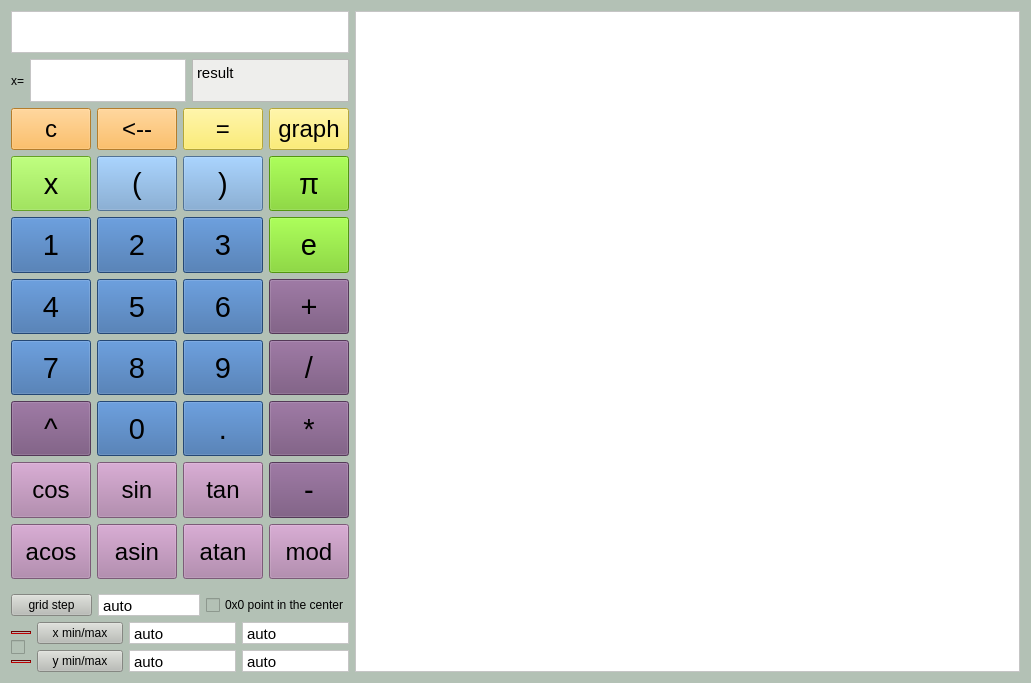
<?xml version="1.0" encoding="UTF-8"?>
<ui version="4.0">
 <class>Widget</class>
 <widget class="QWidget" name="Widget">
  <property name="geometry">
   <rect>
    <x>0</x>
    <y>0</y>
    <width>1031</width>
    <height>683</height>
   </rect>
  </property>
  <property name="sizePolicy">
   <sizepolicy hsizetype="Fixed" vsizetype="Fixed">
    <horstretch>0</horstretch>
    <verstretch>0</verstretch>
   </sizepolicy>
  </property>
  <property name="windowTitle">
   <string>Widget</string>
  </property>
  <property name="styleSheet">
   <string notr="true">background-color: rgb(179, 193, 181);</string>
  </property>
  <layout class="QHBoxLayout" name="horizontalLayout_6" stretch="10,0">
   <item>
    <layout class="QVBoxLayout" name="verticalLayout_4" stretch="20,1,1">
     <item>
      <widget class="QWidget" name="widget" native="true">
       <layout class="QVBoxLayout" name="verticalLayout" stretch="1,1,1,10">
        <property name="leftMargin">
         <number>0</number>
        </property>
        <property name="topMargin">
         <number>0</number>
        </property>
        <property name="rightMargin">
         <number>0</number>
        </property>
        <item>
         <widget class="MTextEdit" name="inputtext">
          <property name="sizePolicy">
           <sizepolicy hsizetype="Expanding" vsizetype="Ignored">
            <horstretch>0</horstretch>
            <verstretch>0</verstretch>
           </sizepolicy>
          </property>
          <property name="styleSheet">
           <string notr="true">background-color: white; color: black;</string>
          </property>
          <property name="verticalScrollBarPolicy">
           <enum>Qt::ScrollBarAlwaysOff</enum>
          </property>
          <property name="horizontalScrollBarPolicy">
           <enum>Qt::ScrollBarAlwaysOff</enum>
          </property>
          <property name="tabChangesFocus">
           <bool>true</bool>
          </property>
          <property name="overwriteMode">
           <bool>false</bool>
          </property>
         </widget>
        </item>
        <item>
         <layout class="QHBoxLayout" name="horizontalLayout_2">
          <property name="sizeConstraint">
           <enum>QLayout::SetNoConstraint</enum>
          </property>
          <item>
           <widget class="QLabel" name="label">
            <property name="text">
             <string>x=</string>
            </property>
           </widget>
          </item>
          <item>
           <widget class="MTextEdit" name="xtext">
            <property name="sizePolicy">
             <sizepolicy hsizetype="Expanding" vsizetype="Ignored">
              <horstretch>0</horstretch>
              <verstretch>15</verstretch>
             </sizepolicy>
            </property>
            <property name="styleSheet">
             <string notr="true">background-color: white; color: black;</string>
            </property>
            <property name="tabChangesFocus">
             <bool>true</bool>
            </property>
           </widget>
          </item>
          <item>
           <widget class="QTextBrowser" name="outputtext">
            <property name="sizePolicy">
             <sizepolicy hsizetype="Expanding" vsizetype="Ignored">
              <horstretch>0</horstretch>
              <verstretch>15</verstretch>
             </sizepolicy>
            </property>
            <property name="styleSheet">
             <string notr="true">background-color: rgb(238, 238, 236);</string>
            </property>
            <property name="html">
             <string>&lt;!DOCTYPE HTML PUBLIC &quot;-//W3C//DTD HTML 4.0//EN&quot; &quot;http://www.w3.org/TR/REC-html40/strict.dtd&quot;&gt;
&lt;html&gt;&lt;head&gt;&lt;meta name=&quot;qrichtext&quot; content=&quot;1&quot; /&gt;&lt;meta charset=&quot;utf-8&quot; /&gt;&lt;style type=&quot;text/css&quot;&gt;
p, li { white-space: pre-wrap; }
hr { height: 1px; border-width: 0; }
li.unchecked::marker { content: &quot;\2610&quot;; }
li.checked::marker { content: &quot;\2612&quot;; }
&lt;/style&gt;&lt;/head&gt;&lt;body style=&quot; font-family:'Ubuntu'; font-size:11pt; font-weight:400; font-style:normal;&quot;&gt;
&lt;p style=&quot; margin-top:0px; margin-bottom:0px; margin-left:0px; margin-right:0px; -qt-block-indent:0; text-indent:0px;&quot;&gt;result&lt;/p&gt;&lt;/body&gt;&lt;/html&gt;</string>
            </property>
           </widget>
          </item>
         </layout>
        </item>
        <item>
         <layout class="QGridLayout" name="layoutbuttons2">
          <item row="0" column="1">
           <widget class="QPushButton" name="clearbutton">
            <property name="sizePolicy">
             <sizepolicy hsizetype="Ignored" vsizetype="Ignored">
              <horstretch>0</horstretch>
              <verstretch>0</verstretch>
             </sizepolicy>
            </property>
            <property name="font">
             <font>
              <pointsize>18</pointsize>
             </font>
            </property>
            <property name="styleSheet">
             <string notr="true">background-color: rgb(252, 175, 62);</string>
            </property>
            <property name="text">
             <string>&lt;--</string>
            </property>
           </widget>
          </item>
          <item row="0" column="2">
           <widget class="QPushButton" name="resultbutton">
            <property name="sizePolicy">
             <sizepolicy hsizetype="Ignored" vsizetype="Ignored">
              <horstretch>0</horstretch>
              <verstretch>0</verstretch>
             </sizepolicy>
            </property>
            <property name="font">
             <font>
              <pointsize>18</pointsize>
             </font>
            </property>
            <property name="styleSheet">
             <string notr="true">background-color: rgb(252, 233, 79);</string>
            </property>
            <property name="text">
             <string>=</string>
            </property>
           </widget>
          </item>
          <item row="0" column="0">
           <widget class="QPushButton" name="clearallbutton">
            <property name="sizePolicy">
             <sizepolicy hsizetype="Ignored" vsizetype="Ignored">
              <horstretch>0</horstretch>
              <verstretch>0</verstretch>
             </sizepolicy>
            </property>
            <property name="font">
             <font>
              <pointsize>18</pointsize>
             </font>
            </property>
            <property name="styleSheet">
             <string notr="true">background-color: rgb(252, 175, 62);</string>
            </property>
            <property name="text">
             <string>c</string>
            </property>
           </widget>
          </item>
          <item row="0" column="3">
           <widget class="QPushButton" name="graphbutton">
            <property name="sizePolicy">
             <sizepolicy hsizetype="Ignored" vsizetype="Ignored">
              <horstretch>0</horstretch>
              <verstretch>0</verstretch>
             </sizepolicy>
            </property>
            <property name="font">
             <font>
              <pointsize>18</pointsize>
             </font>
            </property>
            <property name="styleSheet">
             <string notr="true">background-color: rgb(252, 233, 79);</string>
            </property>
            <property name="text">
             <string>graph</string>
            </property>
           </widget>
          </item>
         </layout>
        </item>
        <item>
         <layout class="QGridLayout" name="layoutbuttons1">
          <item row="5" column="2">
           <widget class="QPushButton" name="pushButton_13">
            <property name="sizePolicy">
             <sizepolicy hsizetype="Expanding" vsizetype="Expanding">
              <horstretch>0</horstretch>
              <verstretch>39</verstretch>
             </sizepolicy>
            </property>
            <property name="font">
             <font>
              <pointsize>18</pointsize>
             </font>
            </property>
            <property name="styleSheet">
             <string notr="true">background-color: rgb(173, 127, 168);</string>
            </property>
            <property name="text">
             <string>tan</string>
            </property>
           </widget>
          </item>
          <item row="3" column="3">
           <widget class="QPushButton" name="pushButton_8">
            <property name="sizePolicy">
             <sizepolicy hsizetype="Expanding" vsizetype="Expanding">
              <horstretch>0</horstretch>
              <verstretch>39</verstretch>
             </sizepolicy>
            </property>
            <property name="font">
             <font>
              <pointsize>22</pointsize>
             </font>
            </property>
            <property name="styleSheet">
             <string notr="true">background-color: rgb(233, 185, 110);
background-color: rgb(117, 80, 123);</string>
            </property>
            <property name="text">
             <string>/</string>
            </property>
           </widget>
          </item>
          <item row="0" column="2">
           <widget class="QPushButton" name="pushButton_3">
            <property name="sizePolicy">
             <sizepolicy hsizetype="Expanding" vsizetype="Expanding">
              <horstretch>0</horstretch>
              <verstretch>0</verstretch>
             </sizepolicy>
            </property>
            <property name="font">
             <font>
              <pointsize>22</pointsize>
             </font>
            </property>
            <property name="styleSheet">
             <string notr="true">background-color: rgb(114, 159, 207);</string>
            </property>
            <property name="text">
             <string>)</string>
            </property>
           </widget>
          </item>
          <item row="1" column="2">
           <widget class="QPushButton" name="pushButton_19">
            <property name="sizePolicy">
             <sizepolicy hsizetype="Expanding" vsizetype="Expanding">
              <horstretch>0</horstretch>
              <verstretch>39</verstretch>
             </sizepolicy>
            </property>
            <property name="font">
             <font>
              <pointsize>22</pointsize>
             </font>
            </property>
            <property name="styleSheet">
             <string notr="true">background-color: rgb(52, 101, 164);</string>
            </property>
            <property name="text">
             <string>3</string>
            </property>
           </widget>
          </item>
          <item row="5" column="0">
           <widget class="QPushButton" name="pushButton_10">
            <property name="sizePolicy">
             <sizepolicy hsizetype="Expanding" vsizetype="Expanding">
              <horstretch>0</horstretch>
              <verstretch>39</verstretch>
             </sizepolicy>
            </property>
            <property name="font">
             <font>
              <pointsize>18</pointsize>
             </font>
            </property>
            <property name="styleSheet">
             <string notr="true">background-color: rgb(173, 127, 168);</string>
            </property>
            <property name="text">
             <string>cos</string>
            </property>
           </widget>
          </item>
          <item row="2" column="2">
           <widget class="QPushButton" name="pushButton_22">
            <property name="sizePolicy">
             <sizepolicy hsizetype="Expanding" vsizetype="Expanding">
              <horstretch>0</horstretch>
              <verstretch>39</verstretch>
             </sizepolicy>
            </property>
            <property name="font">
             <font>
              <pointsize>22</pointsize>
             </font>
            </property>
            <property name="styleSheet">
             <string notr="true">background-color: rgb(52, 101, 164);</string>
            </property>
            <property name="text">
             <string>6</string>
            </property>
           </widget>
          </item>
          <item row="1" column="3">
           <widget class="QPushButton" name="pushButton_6">
            <property name="sizePolicy">
             <sizepolicy hsizetype="Expanding" vsizetype="Expanding">
              <horstretch>0</horstretch>
              <verstretch>39</verstretch>
             </sizepolicy>
            </property>
            <property name="font">
             <font>
              <pointsize>22</pointsize>
             </font>
            </property>
            <property name="styleSheet">
             <string notr="true">background-color: rgb(115, 210, 22);</string>
            </property>
            <property name="text">
             <string>e</string>
            </property>
           </widget>
          </item>
          <item row="0" column="1">
           <widget class="QPushButton" name="pushButton_2">
            <property name="sizePolicy">
             <sizepolicy hsizetype="Expanding" vsizetype="Expanding">
              <horstretch>0</horstretch>
              <verstretch>39</verstretch>
             </sizepolicy>
            </property>
            <property name="font">
             <font>
              <pointsize>22</pointsize>
             </font>
            </property>
            <property name="styleSheet">
             <string notr="true">background-color: rgb(114, 159, 207);</string>
            </property>
            <property name="text">
             <string>(</string>
            </property>
           </widget>
          </item>
          <item row="2" column="0">
           <widget class="QPushButton" name="pushButton_20">
            <property name="sizePolicy">
             <sizepolicy hsizetype="Expanding" vsizetype="Expanding">
              <horstretch>0</horstretch>
              <verstretch>39</verstretch>
             </sizepolicy>
            </property>
            <property name="font">
             <font>
              <pointsize>22</pointsize>
             </font>
            </property>
            <property name="styleSheet">
             <string notr="true">background-color: rgb(52, 101, 164);</string>
            </property>
            <property name="text">
             <string>4</string>
            </property>
           </widget>
          </item>
          <item row="3" column="2">
           <widget class="QPushButton" name="pushButton_25">
            <property name="sizePolicy">
             <sizepolicy hsizetype="Expanding" vsizetype="Expanding">
              <horstretch>0</horstretch>
              <verstretch>39</verstretch>
             </sizepolicy>
            </property>
            <property name="font">
             <font>
              <pointsize>22</pointsize>
             </font>
            </property>
            <property name="styleSheet">
             <string notr="true">background-color: rgb(52, 101, 164);</string>
            </property>
            <property name="text">
             <string>9</string>
            </property>
           </widget>
          </item>
          <item row="3" column="1">
           <widget class="QPushButton" name="pushButton_24">
            <property name="sizePolicy">
             <sizepolicy hsizetype="Expanding" vsizetype="Expanding">
              <horstretch>0</horstretch>
              <verstretch>39</verstretch>
             </sizepolicy>
            </property>
            <property name="font">
             <font>
              <pointsize>22</pointsize>
             </font>
            </property>
            <property name="styleSheet">
             <string notr="true">background-color: rgb(52, 101, 164);</string>
            </property>
            <property name="text">
             <string>8</string>
            </property>
           </widget>
          </item>
          <item row="6" column="0">
           <widget class="QPushButton" name="pushButton_14">
            <property name="sizePolicy">
             <sizepolicy hsizetype="Expanding" vsizetype="Expanding">
              <horstretch>0</horstretch>
              <verstretch>39</verstretch>
             </sizepolicy>
            </property>
            <property name="font">
             <font>
              <pointsize>18</pointsize>
             </font>
            </property>
            <property name="styleSheet">
             <string notr="true">background-color: rgb(173, 127, 168);</string>
            </property>
            <property name="text">
             <string>acos</string>
            </property>
           </widget>
          </item>
          <item row="2" column="3">
           <widget class="QPushButton" name="pushButton">
            <property name="sizePolicy">
             <sizepolicy hsizetype="Expanding" vsizetype="Expanding">
              <horstretch>0</horstretch>
              <verstretch>39</verstretch>
             </sizepolicy>
            </property>
            <property name="font">
             <font>
              <pointsize>22</pointsize>
             </font>
            </property>
            <property name="styleSheet">
             <string notr="true">background-color: rgb(233, 185, 110);
background-color: rgb(117, 80, 123);</string>
            </property>
            <property name="text">
             <string>+</string>
            </property>
           </widget>
          </item>
          <item row="6" column="1">
           <widget class="QPushButton" name="pushButton_15">
            <property name="sizePolicy">
             <sizepolicy hsizetype="Expanding" vsizetype="Expanding">
              <horstretch>0</horstretch>
              <verstretch>39</verstretch>
             </sizepolicy>
            </property>
            <property name="font">
             <font>
              <pointsize>18</pointsize>
             </font>
            </property>
            <property name="styleSheet">
             <string notr="true">background-color: rgb(173, 127, 168);</string>
            </property>
            <property name="text">
             <string>asin</string>
            </property>
           </widget>
          </item>
          <item row="4" column="2">
           <widget class="QPushButton" name="pushButton_27">
            <property name="sizePolicy">
             <sizepolicy hsizetype="Expanding" vsizetype="Expanding">
              <horstretch>0</horstretch>
              <verstretch>39</verstretch>
             </sizepolicy>
            </property>
            <property name="font">
             <font>
              <pointsize>22</pointsize>
             </font>
            </property>
            <property name="styleSheet">
             <string notr="true">background-color: rgb(52, 101, 164);</string>
            </property>
            <property name="text">
             <string>.</string>
            </property>
           </widget>
          </item>
          <item row="1" column="0">
           <widget class="QPushButton" name="pushButton_17">
            <property name="sizePolicy">
             <sizepolicy hsizetype="Expanding" vsizetype="Expanding">
              <horstretch>0</horstretch>
              <verstretch>39</verstretch>
             </sizepolicy>
            </property>
            <property name="font">
             <font>
              <pointsize>22</pointsize>
             </font>
            </property>
            <property name="styleSheet">
             <string notr="true">background-color: rgb(52, 101, 164);</string>
            </property>
            <property name="text">
             <string>1</string>
            </property>
           </widget>
          </item>
          <item row="5" column="3">
           <widget class="QPushButton" name="pushButton_11">
            <property name="sizePolicy">
             <sizepolicy hsizetype="Expanding" vsizetype="Expanding">
              <horstretch>0</horstretch>
              <verstretch>39</verstretch>
             </sizepolicy>
            </property>
            <property name="font">
             <font>
              <pointsize>22</pointsize>
             </font>
            </property>
            <property name="styleSheet">
             <string notr="true">background-color: rgb(233, 185, 110);
background-color: rgb(117, 80, 123);</string>
            </property>
            <property name="text">
             <string>-</string>
            </property>
           </widget>
          </item>
          <item row="6" column="2">
           <widget class="QPushButton" name="pushButton_16">
            <property name="sizePolicy">
             <sizepolicy hsizetype="Expanding" vsizetype="Expanding">
              <horstretch>0</horstretch>
              <verstretch>39</verstretch>
             </sizepolicy>
            </property>
            <property name="font">
             <font>
              <pointsize>18</pointsize>
             </font>
            </property>
            <property name="styleSheet">
             <string notr="true">background-color: rgb(173, 127, 168);</string>
            </property>
            <property name="text">
             <string>atan</string>
            </property>
           </widget>
          </item>
          <item row="3" column="0">
           <widget class="QPushButton" name="pushButton_23">
            <property name="sizePolicy">
             <sizepolicy hsizetype="Expanding" vsizetype="Expanding">
              <horstretch>0</horstretch>
              <verstretch>39</verstretch>
             </sizepolicy>
            </property>
            <property name="font">
             <font>
              <pointsize>22</pointsize>
             </font>
            </property>
            <property name="styleSheet">
             <string notr="true">background-color: rgb(52, 101, 164);</string>
            </property>
            <property name="text">
             <string>7</string>
            </property>
           </widget>
          </item>
          <item row="1" column="1">
           <widget class="QPushButton" name="pushButton_18">
            <property name="sizePolicy">
             <sizepolicy hsizetype="Expanding" vsizetype="Expanding">
              <horstretch>0</horstretch>
              <verstretch>39</verstretch>
             </sizepolicy>
            </property>
            <property name="font">
             <font>
              <pointsize>22</pointsize>
             </font>
            </property>
            <property name="styleSheet">
             <string notr="true">background-color: rgb(52, 101, 164);</string>
            </property>
            <property name="text">
             <string>2</string>
            </property>
           </widget>
          </item>
          <item row="5" column="1">
           <widget class="QPushButton" name="pushButton_9">
            <property name="sizePolicy">
             <sizepolicy hsizetype="Expanding" vsizetype="Expanding">
              <horstretch>0</horstretch>
              <verstretch>39</verstretch>
             </sizepolicy>
            </property>
            <property name="font">
             <font>
              <pointsize>18</pointsize>
             </font>
            </property>
            <property name="styleSheet">
             <string notr="true">background-color: rgb(173, 127, 168);</string>
            </property>
            <property name="text">
             <string>sin</string>
            </property>
           </widget>
          </item>
          <item row="6" column="3">
           <widget class="QPushButton" name="pushButton_12">
            <property name="sizePolicy">
             <sizepolicy hsizetype="Expanding" vsizetype="Expanding">
              <horstretch>0</horstretch>
              <verstretch>39</verstretch>
             </sizepolicy>
            </property>
            <property name="font">
             <font>
              <pointsize>18</pointsize>
             </font>
            </property>
            <property name="styleSheet">
             <string notr="true">background-color: rgb(173, 127, 168);</string>
            </property>
            <property name="text">
             <string>mod</string>
            </property>
           </widget>
          </item>
          <item row="4" column="3">
           <widget class="QPushButton" name="pushButton_7">
            <property name="sizePolicy">
             <sizepolicy hsizetype="Expanding" vsizetype="Expanding">
              <horstretch>0</horstretch>
              <verstretch>39</verstretch>
             </sizepolicy>
            </property>
            <property name="font">
             <font>
              <pointsize>22</pointsize>
             </font>
            </property>
            <property name="styleSheet">
             <string notr="true">background-color: rgb(233, 185, 110);
background-color: rgb(117, 80, 123);</string>
            </property>
            <property name="text">
             <string>*</string>
            </property>
           </widget>
          </item>
          <item row="0" column="0">
           <widget class="QPushButton" name="xbutton">
            <property name="sizePolicy">
             <sizepolicy hsizetype="Expanding" vsizetype="Expanding">
              <horstretch>0</horstretch>
              <verstretch>0</verstretch>
             </sizepolicy>
            </property>
            <property name="font">
             <font>
              <pointsize>22</pointsize>
             </font>
            </property>
            <property name="styleSheet">
             <string notr="true">background-color: rgb(138, 226, 52);</string>
            </property>
            <property name="text">
             <string>x</string>
            </property>
           </widget>
          </item>
          <item row="4" column="1">
           <widget class="QPushButton" name="pushButton_26">
            <property name="sizePolicy">
             <sizepolicy hsizetype="Expanding" vsizetype="Expanding">
              <horstretch>0</horstretch>
              <verstretch>39</verstretch>
             </sizepolicy>
            </property>
            <property name="font">
             <font>
              <pointsize>22</pointsize>
             </font>
            </property>
            <property name="styleSheet">
             <string notr="true">background-color: rgb(52, 101, 164);</string>
            </property>
            <property name="text">
             <string>0</string>
            </property>
           </widget>
          </item>
          <item row="2" column="1">
           <widget class="QPushButton" name="pushButton_21">
            <property name="sizePolicy">
             <sizepolicy hsizetype="Expanding" vsizetype="Expanding">
              <horstretch>0</horstretch>
              <verstretch>39</verstretch>
             </sizepolicy>
            </property>
            <property name="font">
             <font>
              <pointsize>22</pointsize>
             </font>
            </property>
            <property name="styleSheet">
             <string notr="true">background-color: rgb(52, 101, 164);</string>
            </property>
            <property name="text">
             <string>5</string>
            </property>
           </widget>
          </item>
          <item row="4" column="0">
           <widget class="QPushButton" name="pushButton_28">
            <property name="sizePolicy">
             <sizepolicy hsizetype="Expanding" vsizetype="Expanding">
              <horstretch>0</horstretch>
              <verstretch>39</verstretch>
             </sizepolicy>
            </property>
            <property name="font">
             <font>
              <pointsize>22</pointsize>
             </font>
            </property>
            <property name="styleSheet">
             <string notr="true">background-color: rgb(233, 185, 110);
background-color: rgb(117, 80, 123);</string>
            </property>
            <property name="text">
             <string>^</string>
            </property>
           </widget>
          </item>
          <item row="0" column="3">
           <widget class="QPushButton" name="pushButton_4">
            <property name="sizePolicy">
             <sizepolicy hsizetype="Expanding" vsizetype="Expanding">
              <horstretch>0</horstretch>
              <verstretch>0</verstretch>
             </sizepolicy>
            </property>
            <property name="font">
             <font>
              <pointsize>22</pointsize>
             </font>
            </property>
            <property name="styleSheet">
             <string notr="true">background-color: rgb(115, 210, 22);</string>
            </property>
            <property name="text">
             <string>π</string>
            </property>
           </widget>
          </item>
         </layout>
        </item>
       </layout>
      </widget>
     </item>
     <item>
      <layout class="QHBoxLayout" name="horizontalLayout_5" stretch="4,5,0">
       <item>
        <widget class="QPushButton" name="gridbutton">
         <property name="sizePolicy">
          <sizepolicy hsizetype="Ignored" vsizetype="Fixed">
           <horstretch>0</horstretch>
           <verstretch>0</verstretch>
          </sizepolicy>
         </property>
         <property name="styleSheet">
          <string notr="true">background-color: rgb(136, 138, 133);
background-color: rgb(186, 189, 182);</string>
         </property>
         <property name="text">
          <string>grid step</string>
         </property>
        </widget>
       </item>
       <item>
        <widget class="MTextEdit" name="gridstaptext">
         <property name="sizePolicy">
          <sizepolicy hsizetype="Ignored" vsizetype="Ignored">
           <horstretch>0</horstretch>
           <verstretch>0</verstretch>
          </sizepolicy>
         </property>
         <property name="styleSheet">
          <string notr="true">background-color: white; color: black;</string>
         </property>
         <property name="verticalScrollBarPolicy">
          <enum>Qt::ScrollBarAlwaysOff</enum>
         </property>
         <property name="horizontalScrollBarPolicy">
          <enum>Qt::ScrollBarAlwaysOff</enum>
         </property>
         <property name="tabChangesFocus">
          <bool>true</bool>
         </property>
         <property name="html">
          <string>&lt;!DOCTYPE HTML PUBLIC &quot;-//W3C//DTD HTML 4.0//EN&quot; &quot;http://www.w3.org/TR/REC-html40/strict.dtd&quot;&gt;
&lt;html&gt;&lt;head&gt;&lt;meta name=&quot;qrichtext&quot; content=&quot;1&quot; /&gt;&lt;meta charset=&quot;utf-8&quot; /&gt;&lt;style type=&quot;text/css&quot;&gt;
p, li { white-space: pre-wrap; }
hr { height: 1px; border-width: 0; }
li.unchecked::marker { content: &quot;\2610&quot;; }
li.checked::marker { content: &quot;\2612&quot;; }
&lt;/style&gt;&lt;/head&gt;&lt;body style=&quot; font-family:'Ubuntu'; font-size:11pt; font-weight:400; font-style:normal;&quot;&gt;
&lt;p style=&quot; margin-top:0px; margin-bottom:0px; margin-left:0px; margin-right:0px; -qt-block-indent:0; text-indent:0px;&quot;&gt;auto&lt;/p&gt;&lt;/body&gt;&lt;/html&gt;</string>
         </property>
        </widget>
       </item>
       <item>
        <widget class="QCheckBox" name="pointcenter">
         <property name="text">
          <string>0x0 point in the center</string>
         </property>
        </widget>
       </item>
      </layout>
     </item>
     <item>
      <layout class="QHBoxLayout" name="horizontalLayout">
       <item>
        <layout class="QVBoxLayout" name="verticalLayout_3" stretch="5,1,7,1,5">
         <item>
          <spacer name="verticalSpacer">
           <property name="orientation">
            <enum>Qt::Vertical</enum>
           </property>
           <property name="sizeHint" stdset="0">
            <size>
             <width>20</width>
             <height>40</height>
            </size>
           </property>
          </spacer>
         </item>
         <item>
          <widget class="Line" name="line">
           <property name="font">
            <font>
             <family>aakar</family>
             <bold>false</bold>
            </font>
           </property>
           <property name="styleSheet">
            <string notr="true">color: rgb(164, 0, 0);
selection-color: rgb(164, 0, 0);
gridline-color: rgb(164, 0, 0);
background-color: rgb(164, 0, 0);</string>
           </property>
           <property name="midLineWidth">
            <number>1</number>
           </property>
           <property name="orientation">
            <enum>Qt::Horizontal</enum>
           </property>
          </widget>
         </item>
         <item>
          <widget class="QCheckBox" name="connectxy">
           <property name="sizePolicy">
            <sizepolicy hsizetype="Ignored" vsizetype="Ignored">
             <horstretch>0</horstretch>
             <verstretch>0</verstretch>
            </sizepolicy>
           </property>
           <property name="font">
            <font>
             <bold>true</bold>
            </font>
           </property>
           <property name="styleSheet">
            <string notr="true">border-top-color: rgb(239, 41, 41);
border-top-color: rgb(239, 41, 41);
border-bottom-color: rgb(239, 41, 41);</string>
           </property>
           <property name="text">
            <string/>
           </property>
           <property name="iconSize">
            <size>
             <width>27</width>
             <height>23</height>
            </size>
           </property>
          </widget>
         </item>
         <item>
          <widget class="Line" name="line_2">
           <property name="font">
            <font>
             <family>aakar</family>
             <bold>false</bold>
            </font>
           </property>
           <property name="styleSheet">
            <string notr="true">color: rgb(164, 0, 0);
selection-color: rgb(164, 0, 0);
gridline-color: rgb(164, 0, 0);
background-color: rgb(164, 0, 0);</string>
           </property>
           <property name="midLineWidth">
            <number>1</number>
           </property>
           <property name="orientation">
            <enum>Qt::Horizontal</enum>
           </property>
          </widget>
         </item>
         <item>
          <spacer name="verticalSpacer_2">
           <property name="orientation">
            <enum>Qt::Vertical</enum>
           </property>
           <property name="sizeHint" stdset="0">
            <size>
             <width>20</width>
             <height>40</height>
            </size>
           </property>
          </spacer>
         </item>
        </layout>
       </item>
       <item>
        <layout class="QVBoxLayout" name="verticalLayout_2">
         <item>
          <layout class="QHBoxLayout" name="horizontalLayout_4" stretch="8,10,10">
           <item>
            <widget class="QPushButton" name="xminmaxbutton">
             <property name="styleSheet">
              <string notr="true">background-color: rgb(136, 138, 133);
background-color: rgb(186, 189, 182);</string>
             </property>
             <property name="text">
              <string>x min/max</string>
             </property>
            </widget>
           </item>
           <item>
            <widget class="MTextEdit" name="xmintext">
             <property name="sizePolicy">
              <sizepolicy hsizetype="Ignored" vsizetype="Ignored">
               <horstretch>0</horstretch>
               <verstretch>0</verstretch>
              </sizepolicy>
             </property>
             <property name="styleSheet">
              <string notr="true">background-color: white; color: black;</string>
             </property>
             <property name="verticalScrollBarPolicy">
              <enum>Qt::ScrollBarAlwaysOff</enum>
             </property>
             <property name="horizontalScrollBarPolicy">
              <enum>Qt::ScrollBarAlwaysOff</enum>
             </property>
             <property name="tabChangesFocus">
              <bool>true</bool>
             </property>
             <property name="html">
              <string>&lt;!DOCTYPE HTML PUBLIC &quot;-//W3C//DTD HTML 4.0//EN&quot; &quot;http://www.w3.org/TR/REC-html40/strict.dtd&quot;&gt;
&lt;html&gt;&lt;head&gt;&lt;meta name=&quot;qrichtext&quot; content=&quot;1&quot; /&gt;&lt;meta charset=&quot;utf-8&quot; /&gt;&lt;style type=&quot;text/css&quot;&gt;
p, li { white-space: pre-wrap; }
hr { height: 1px; border-width: 0; }
li.unchecked::marker { content: &quot;\2610&quot;; }
li.checked::marker { content: &quot;\2612&quot;; }
&lt;/style&gt;&lt;/head&gt;&lt;body style=&quot; font-family:'Ubuntu'; font-size:11pt; font-weight:400; font-style:normal;&quot;&gt;
&lt;p style=&quot; margin-top:0px; margin-bottom:0px; margin-left:0px; margin-right:0px; -qt-block-indent:0; text-indent:0px;&quot;&gt;auto&lt;/p&gt;&lt;/body&gt;&lt;/html&gt;</string>
             </property>
            </widget>
           </item>
           <item>
            <widget class="MTextEdit" name="xmaxtext">
             <property name="sizePolicy">
              <sizepolicy hsizetype="Ignored" vsizetype="Ignored">
               <horstretch>0</horstretch>
               <verstretch>0</verstretch>
              </sizepolicy>
             </property>
             <property name="styleSheet">
              <string notr="true">background-color: white; color: black;</string>
             </property>
             <property name="verticalScrollBarPolicy">
              <enum>Qt::ScrollBarAlwaysOff</enum>
             </property>
             <property name="horizontalScrollBarPolicy">
              <enum>Qt::ScrollBarAlwaysOff</enum>
             </property>
             <property name="tabChangesFocus">
              <bool>true</bool>
             </property>
             <property name="html">
              <string>&lt;!DOCTYPE HTML PUBLIC &quot;-//W3C//DTD HTML 4.0//EN&quot; &quot;http://www.w3.org/TR/REC-html40/strict.dtd&quot;&gt;
&lt;html&gt;&lt;head&gt;&lt;meta name=&quot;qrichtext&quot; content=&quot;1&quot; /&gt;&lt;meta charset=&quot;utf-8&quot; /&gt;&lt;style type=&quot;text/css&quot;&gt;
p, li { white-space: pre-wrap; }
hr { height: 1px; border-width: 0; }
li.unchecked::marker { content: &quot;\2610&quot;; }
li.checked::marker { content: &quot;\2612&quot;; }
&lt;/style&gt;&lt;/head&gt;&lt;body style=&quot; font-family:'Ubuntu'; font-size:11pt; font-weight:400; font-style:normal;&quot;&gt;
&lt;p style=&quot; margin-top:0px; margin-bottom:0px; margin-left:0px; margin-right:0px; -qt-block-indent:0; text-indent:0px;&quot;&gt;auto&lt;/p&gt;&lt;/body&gt;&lt;/html&gt;</string>
             </property>
            </widget>
           </item>
          </layout>
         </item>
         <item>
          <layout class="QHBoxLayout" name="horizontalLayout_3" stretch="8,10,10">
           <item>
            <widget class="QPushButton" name="yminmaxbutton">
             <property name="styleSheet">
              <string notr="true">background-color: rgb(136, 138, 133);
background-color: rgb(186, 189, 182);</string>
             </property>
             <property name="text">
              <string>y min/max</string>
             </property>
            </widget>
           </item>
           <item>
            <widget class="MTextEdit" name="ymintext">
             <property name="sizePolicy">
              <sizepolicy hsizetype="Ignored" vsizetype="Ignored">
               <horstretch>0</horstretch>
               <verstretch>0</verstretch>
              </sizepolicy>
             </property>
             <property name="styleSheet">
              <string notr="true">background-color: white; color: black;</string>
             </property>
             <property name="verticalScrollBarPolicy">
              <enum>Qt::ScrollBarAlwaysOff</enum>
             </property>
             <property name="horizontalScrollBarPolicy">
              <enum>Qt::ScrollBarAlwaysOff</enum>
             </property>
             <property name="tabChangesFocus">
              <bool>true</bool>
             </property>
             <property name="html">
              <string>&lt;!DOCTYPE HTML PUBLIC &quot;-//W3C//DTD HTML 4.0//EN&quot; &quot;http://www.w3.org/TR/REC-html40/strict.dtd&quot;&gt;
&lt;html&gt;&lt;head&gt;&lt;meta name=&quot;qrichtext&quot; content=&quot;1&quot; /&gt;&lt;meta charset=&quot;utf-8&quot; /&gt;&lt;style type=&quot;text/css&quot;&gt;
p, li { white-space: pre-wrap; }
hr { height: 1px; border-width: 0; }
li.unchecked::marker { content: &quot;\2610&quot;; }
li.checked::marker { content: &quot;\2612&quot;; }
&lt;/style&gt;&lt;/head&gt;&lt;body style=&quot; font-family:'Ubuntu'; font-size:11pt; font-weight:400; font-style:normal;&quot;&gt;
&lt;p style=&quot; margin-top:0px; margin-bottom:0px; margin-left:0px; margin-right:0px; -qt-block-indent:0; text-indent:0px;&quot;&gt;auto&lt;/p&gt;&lt;/body&gt;&lt;/html&gt;</string>
             </property>
            </widget>
           </item>
           <item>
            <widget class="MTextEdit" name="ymaxtext">
             <property name="sizePolicy">
              <sizepolicy hsizetype="Ignored" vsizetype="Ignored">
               <horstretch>0</horstretch>
               <verstretch>0</verstretch>
              </sizepolicy>
             </property>
             <property name="styleSheet">
              <string notr="true">background-color: white; color: black;</string>
             </property>
             <property name="verticalScrollBarPolicy">
              <enum>Qt::ScrollBarAlwaysOff</enum>
             </property>
             <property name="horizontalScrollBarPolicy">
              <enum>Qt::ScrollBarAlwaysOff</enum>
             </property>
             <property name="tabChangesFocus">
              <bool>true</bool>
             </property>
             <property name="html">
              <string>&lt;!DOCTYPE HTML PUBLIC &quot;-//W3C//DTD HTML 4.0//EN&quot; &quot;http://www.w3.org/TR/REC-html40/strict.dtd&quot;&gt;
&lt;html&gt;&lt;head&gt;&lt;meta name=&quot;qrichtext&quot; content=&quot;1&quot; /&gt;&lt;meta charset=&quot;utf-8&quot; /&gt;&lt;style type=&quot;text/css&quot;&gt;
p, li { white-space: pre-wrap; }
hr { height: 1px; border-width: 0; }
li.unchecked::marker { content: &quot;\2610&quot;; }
li.checked::marker { content: &quot;\2612&quot;; }
&lt;/style&gt;&lt;/head&gt;&lt;body style=&quot; font-family:'Ubuntu'; font-size:11pt; font-weight:400; font-style:normal;&quot;&gt;
&lt;p style=&quot; margin-top:0px; margin-bottom:0px; margin-left:0px; margin-right:0px; -qt-block-indent:0; text-indent:0px;&quot;&gt;auto&lt;/p&gt;&lt;/body&gt;&lt;/html&gt;</string>
             </property>
            </widget>
           </item>
          </layout>
         </item>
        </layout>
       </item>
      </layout>
     </item>
    </layout>
   </item>
   <item>
    <widget class="MGraphicsView" name="graphicsView">
     <property name="sizePolicy">
      <sizepolicy hsizetype="Ignored" vsizetype="Ignored">
       <horstretch>100</horstretch>
       <verstretch>100</verstretch>
      </sizepolicy>
     </property>
     <property name="styleSheet">
      <string notr="true">background-color: rgb(255, 255, 255);</string>
     </property>
     <property name="frameShape">
      <enum>QFrame::StyledPanel</enum>
     </property>
     <property name="lineWidth">
      <number>0</number>
     </property>
     <property name="verticalScrollBarPolicy">
      <enum>Qt::ScrollBarAlwaysOff</enum>
     </property>
     <property name="horizontalScrollBarPolicy">
      <enum>Qt::ScrollBarAlwaysOff</enum>
     </property>
     <property name="sizeAdjustPolicy">
      <enum>QAbstractScrollArea::AdjustIgnored</enum>
     </property>
     <property name="interactive">
      <bool>true</bool>
     </property>
     <property name="dragMode">
      <enum>QGraphicsView::NoDrag</enum>
     </property>
     <property name="transformationAnchor">
      <enum>QGraphicsView::NoAnchor</enum>
     </property>
     <property name="resizeAnchor">
      <enum>QGraphicsView::NoAnchor</enum>
     </property>
     <property name="viewportUpdateMode">
      <enum>QGraphicsView::MinimalViewportUpdate</enum>
     </property>
     <property name="rubberBandSelectionMode">
      <enum>Qt::ContainsItemShape</enum>
     </property>
    </widget>
   </item>
  </layout>
 </widget>
 <customwidgets>
  <customwidget>
   <class>MGraphicsView</class>
   <extends>QGraphicsView</extends>
   <header location="global">graphicsview.h</header>
  </customwidget>
  <customwidget>
   <class>MTextEdit</class>
   <extends>QTextEdit</extends>
   <header location="global">textedit.h</header>
  </customwidget>
 </customwidgets>
 <resources/>
 <connections/>
</ui>
